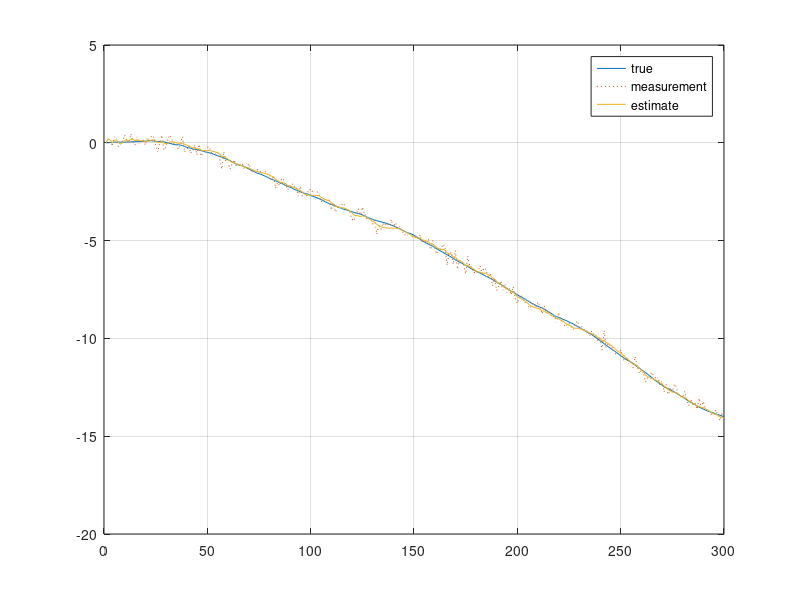

This figure's MATLAB source:
root=fileparts(mfilename('fullpath'));rng(20260714);N=300;A=[1 0.1;0 1];C=[1 0];Q=diag([1e-4 1e-3]);R=0.05;
x=zeros(2,N);z=zeros(1,N);for k=2:N,x(:,k)=A*x(:,k-1)+chol(Q,'lower')*randn(2,1);z(k)=C*x(:,k)+sqrt(R)*randn;end
xhat=zeros(2,N);P=eye(2);for k=2:N,xp=A*xhat(:,k-1);Pp=A*P*A'+Q;Kgain=Pp*C'/(C*Pp*C'+R);xhat(:,k)=xp+Kgain*(z(k)-C*xp);P=(eye(2)-Kgain*C)*Pp;end
measurement_rmse=sqrt(mean((z-x(1,:)).^2));estimate_rmse=sqrt(mean((xhat(1,:)-x(1,:)).^2));result=struct('measurement_rmse',measurement_rmse,'estimate_rmse',estimate_rmse,'improved',estimate_rmse<measurement_rmse);
save(fullfile(root,'result.mat'),'result','x','xhat','z');figure('Visible','off');plot(x(1,:));hold on;plot(z,':');plot(xhat(1,:));legend('true','measurement','estimate');grid on;exportgraphics(gcf,fullfile(root,'result.png'));close(gcf);
